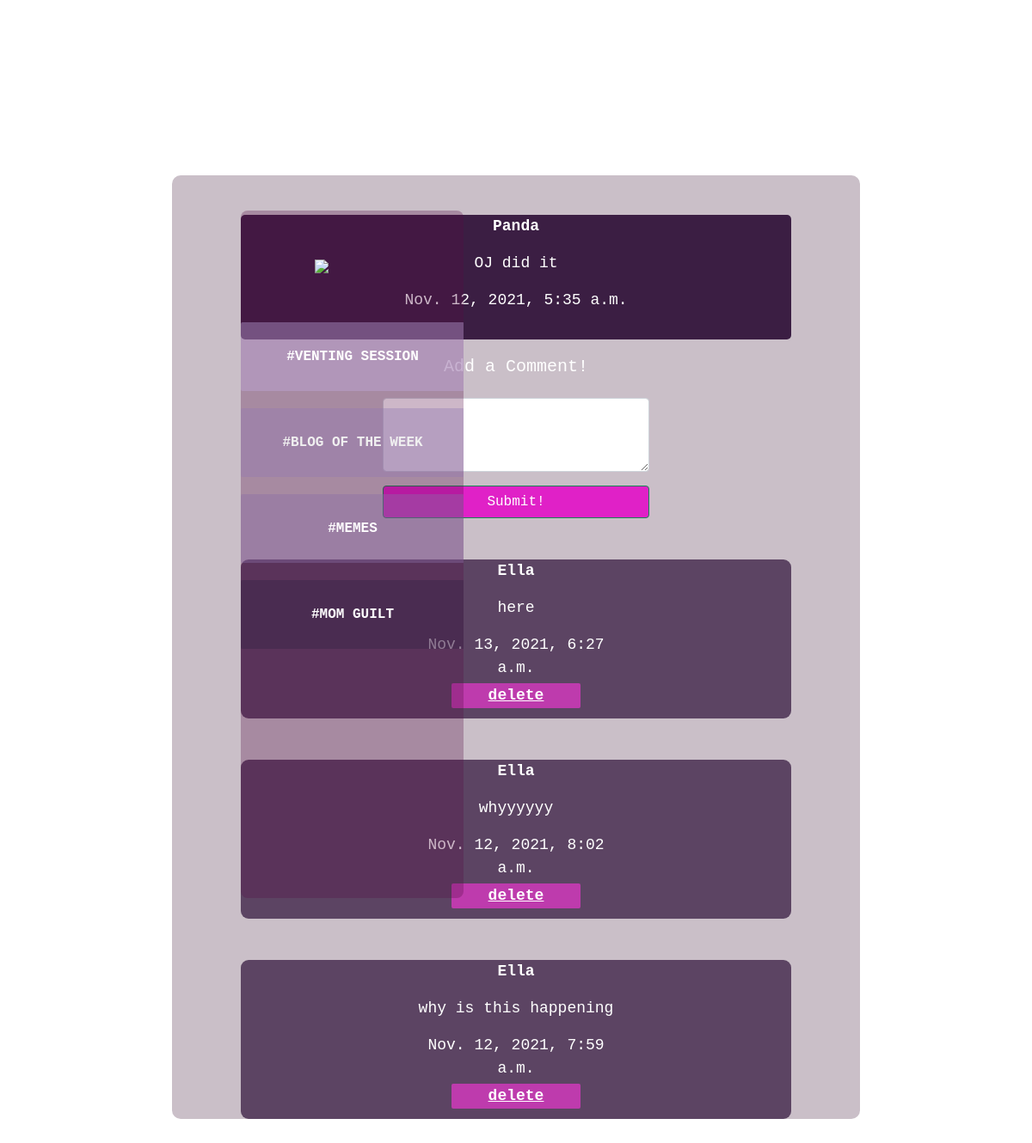
The page /posts/3/ on the database as committed earlier.
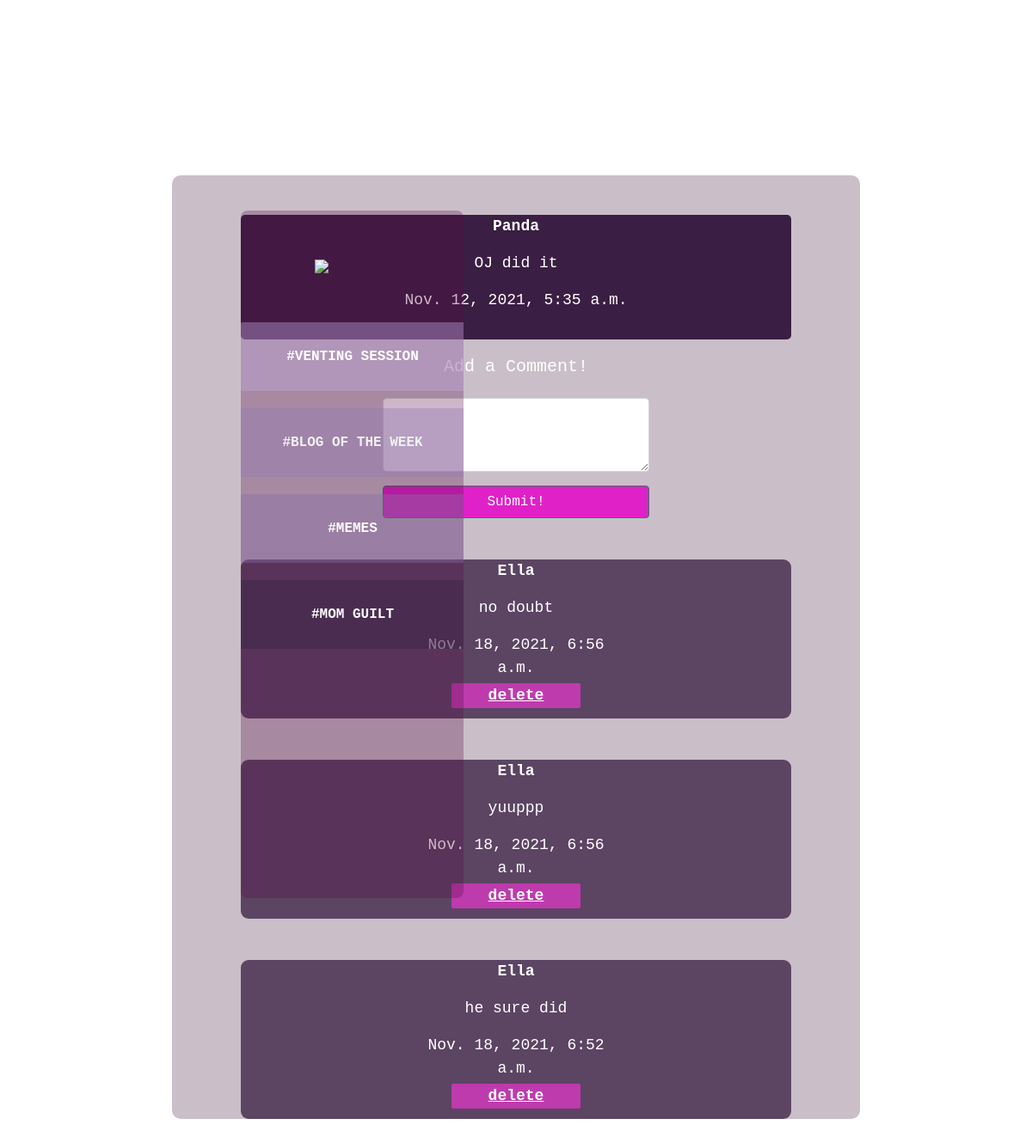
The same page on the database as committed later.
### main_app/models.py (models this page shows)
class Post(models.Model):
    body = models.TextField()
    created_at = models.DateTimeField(auto_now_add=True)
    mama = models.ForeignKey(User, on_delete=models.CASCADE)

class Comment(models.Model):
    comment = models.TextField()
    created_at = models.DateTimeField(auto_now_add=True)
    post = models.ForeignKey('Post', on_delete=models.CASCADE)
    mama = models.ForeignKey(User, on_delete=models.CASCADE)

### main_app/views.py (the view, shortened to what this page needs)
# urls.py: path('posts/<int:pk>/', views.PostDetail.as_view(), name="post_detail"),
class PostDetail(TemplateView):
    def get(self, request, pk, *args, **kwargs):
        post = Post.objects.get(pk=pk)
        form = CommentForm()
        comments = Comment.objects.filter(post=post).order_by('-created_at')
        context = {
             'post': post,
             'form': form,
             'comments': comments,
        }
        return render(request, 'post_detail.html', context)

### main_app/forms.py
class CommentForm(forms.ModelForm):
    comment = forms.CharField(
        label='',
        widget=forms.Textarea(
            attrs={'rows': '3',
                   'placeholder': ''}
        ))
    class Meta:
        model = Comment
        fields = ['comment']

### main_app/templates/post_detail.html (shortened to what this page needs)
{% extends 'base.html' %}
{% load crispy_forms_tags %}
{% block content %}
{% include 'sidebar.html' %}
<body class="feed" style="background-image: url('https://imgur.com/Sz7NTZC.png');
background-position: center;
background-repeat: no-repeat;
background-size: cover;
padding-top: 100px;
background-attachment: fixed;
">
<div class="container"
style="background-color: rgba(49, 6, 39, 0.253);
    width: 50rem; align-items:center;border-radius: 10px;
   "
>
<div class="row justify-content-center mt-3"
style="width: 40rem;   text-align: center; margin: 0 auto; float: none; margin-bottom: 50px;
background-color: rgba(32, 1, 42, 0.842);
font-family: 'Courier New', Courier, monospace;
color: white;
position:relative;
top: 30px;
border-radius: 5px;
font-size: 18px;
overflow-wrap:break-word;
">
<p>
    <strong>{{ post.mama }}</strong>
    <p>{{ post.body }}</p>
    <p>{{ post.created_at }}</p>
            </p>
</div>
    <div class="row justify-content-center mt-3">
        <div class="col-md-5 col-sm-12">
            <h5 style="text-align: center; color:white;font-family: 'Courier New', Courier, monospace;">Add a Comment!</h5>
        </div>
    </div>
    <div class="row justify-content-center mt-3 mb-5">
        <div class="col-md-5 col-sm-12">
            <form method="POST">
                {{ form | crispy }}
                <div class="d-grid gap-2">
                    <button class="btn btn-success mt-3" style="font-family: 'Courier New', Courier, monospace;background-color: rgb(224, 33, 199);" >Submit!</button>
                </div>
            </form>
        </div>
    </div>
    {% for comment in comments %}
<div class="row justify-content-center mt-3 mb-5"
    style="width: 40rem; text-align: center; margin: 0 auto; float: none; margin-bottom: 50px; background-color: rgba(32, 1, 42, 0.644);
    position: sticky;font-family: 'Courier New', Courier, monospace;color: white;border-radius: 9px;align-items: center;
    font-size: 18px;overflow-wrap:break-word;">
<div class="col-md-5 col-sm-12"style="text-align: center;">
        <p>
            <strong>{{ comment.mama }}</strong>
        </p>
            <p >{{ comment.comment }}</p>
            <p >{{ comment.created_at }}</p>
<button class="edit-button" style="background-color: rgb(190, 59, 173); border-radius: 2px; font-weight: bold; border: none;
width: 150px; position: relative; bottom: 12px;">
        <a href="{% url 'comment_delete' post.pk comment.pk %}" style="color: white;">delete</button></a>
        </div>
    </div>
    {% endfor %}
</div>
</body>
{% endblock content %}

### main_app/templates/base.html (shortened to what this page needs)
{% load static %}
<!doctype html>
<html lang="en">
  <head>
    <link href="{% static 'styles/main.css' %}" rel="stylesheet"  />
  <link href="https://cdn.jsdelivr.net/npm/bootstrap@5.1.3/dist/css/bootstrap.min.css" rel="stylesheet">
  </head>
    {% block content%}
    {% endblock content%}
</body>
</html>

### main_app/templates/sidebar.html
<div class="sidenav"
        style="
  height: 100vh;
  overflow:hidden;
  width: 16.2rem;
  position:absolute;
  z-index: 1;
  left: 1;
  background-color: rgba(85, 12, 68, 0.294);
  padding-top: 20px;
  top: 245px;
  margin-left: 280px;
  border-radius: 8px;
  font-family: 'Courier New', Courier, monospace;
  font-weight: bold;
  ">
<div class="logo" style="padding-left: 70px;" >
            <a class="navbar-brand"
              {% if user.is_authenticated %}
                href="{% url 'post_list' %}"
              {% else %}
              href="{% url 'landing' %}"
              {% endif %}
            >
                <img src="https://imgur.com/ulDkAUK.png">
              </a>
  </div>
<div class="buttons">
<button type="button"
style="width: 260px; padding: 20px 20px 20px 20px;
position:relative; top:50px; background-color: rgba(193, 169, 221, 0.397);
border: none; color:magenta; border-radius: 2px; font-weight: bold;
">
<a class="nav-link" class="btn btn-primary" href="{% url 'post_list' %}" style="color: rgb(255, 255, 255); text: bold;" >
#VENTING SESSION </button></a>
<button type="button"
style=" width: 260px; padding: 20px 20px 20px 20px;
position:relative; top:70px; background-color: rgba(148, 122, 179, 0.397);
border: none; color:magenta; border-radius: 2px;font-weight: bold;
">
<a class="nav-link" class="btn btn-primary" href="" style="color:rgb(240, 240, 240)" >
#BLOG OF THE WEEK</button></a>
<button type="button"
style="width: 260px; padding: 20px 20px 20px 20px;
position:relative; top:90px; background-color: rgba(137, 110, 168, 0.397);
border: none; color:magenta; border-radius: 2px;font-weight: bold;
">
<a class="nav-link" class="btn btn-primary" href="" style="color: rgb(255, 254, 255);" >
#MEMES</button></a>
<button type="button"
style=" width: 260px; padding: 20px 20px 20px 20px;
position:relative; top:110px; background-color: rgba(51, 35, 70, 0.397);
border: none; color:magenta; border-radius: 2px;font-weight: bold;
">
<a class="nav-link" class="btn btn-primary" href="" style="color: rgb(255, 255, 255)" >
#MOM GUILT</button></a>
</div>
              </div>

Rows that differ between the two databases and show on the page:
removed Comment: mama "Ella", comment "here", created_at "Nov. 13, 2021, 6:27 a.m."
removed Comment: mama "Ella", comment "whyyyyyy", created_at "Nov. 12, 2021, 8:02 a.m."
removed Comment: mama "Ella", comment "why is this happening", created_at "Nov. 12, 2021, 7:59 a.m."
added Comment: mama "Ella", comment "no doubt", created_at "Nov. 18, 2021, 6:56 a.m."
added Comment: mama "Ella", comment "yuuppp", created_at "Nov. 18, 2021, 6:56 a.m."
added Comment: mama "Ella", comment "he sure did", created_at "Nov. 18, 2021, 6:52 a.m."
